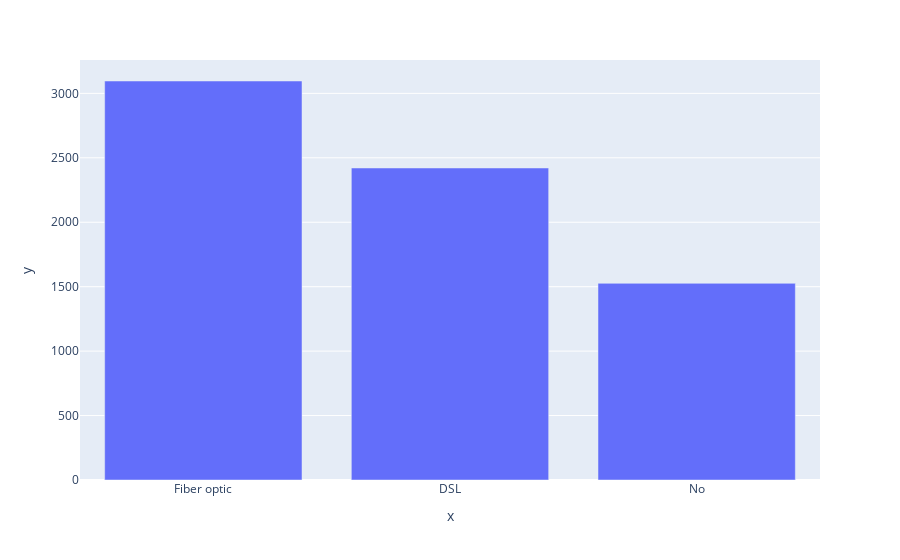

The code cell stored with this chart in its notebook:
### Markdown cell above
Kita bisa cek dari sisi

### Code cell
c = data_hapus['InternetService'].value_counts().index
d = data_hapus['InternetService'].value_counts().values
fig2 = px.bar(data_hapus,x = c, y=d)
fig2.show()

### Figure 1 — Plotly figure (JSON) as saved in the notebook; plotly's stock layout.template omitted (floating-point values rounded to 4 significant figures)
{"data": [{"alignmentgroup": "True", "hovertemplate": "x=%{x}<br>y=%{y}<extra></extra>", "legendgroup": "", "marker": {"color": "#636efa", "pattern": {"shape": ""}}, "name": "", "offsetgroup": "", "orientation": "v", "showlegend": false, "textposition": "auto", "type": "bar", "x": ["Fiber optic", "DSL", "No"], "xaxis": "x", "y": [3096, 2421, 1526], "yaxis": "y"}], "layout": {"barmode": "relative", "legend": {"tracegroupgap": 0}, "margin": {"t": 60}, "xaxis": {"anchor": "y", "domain": [0, 1], "title": {"text": "x"}}, "yaxis": {"anchor": "x", "domain": [0, 1], "title": {"text": "y"}}}}
